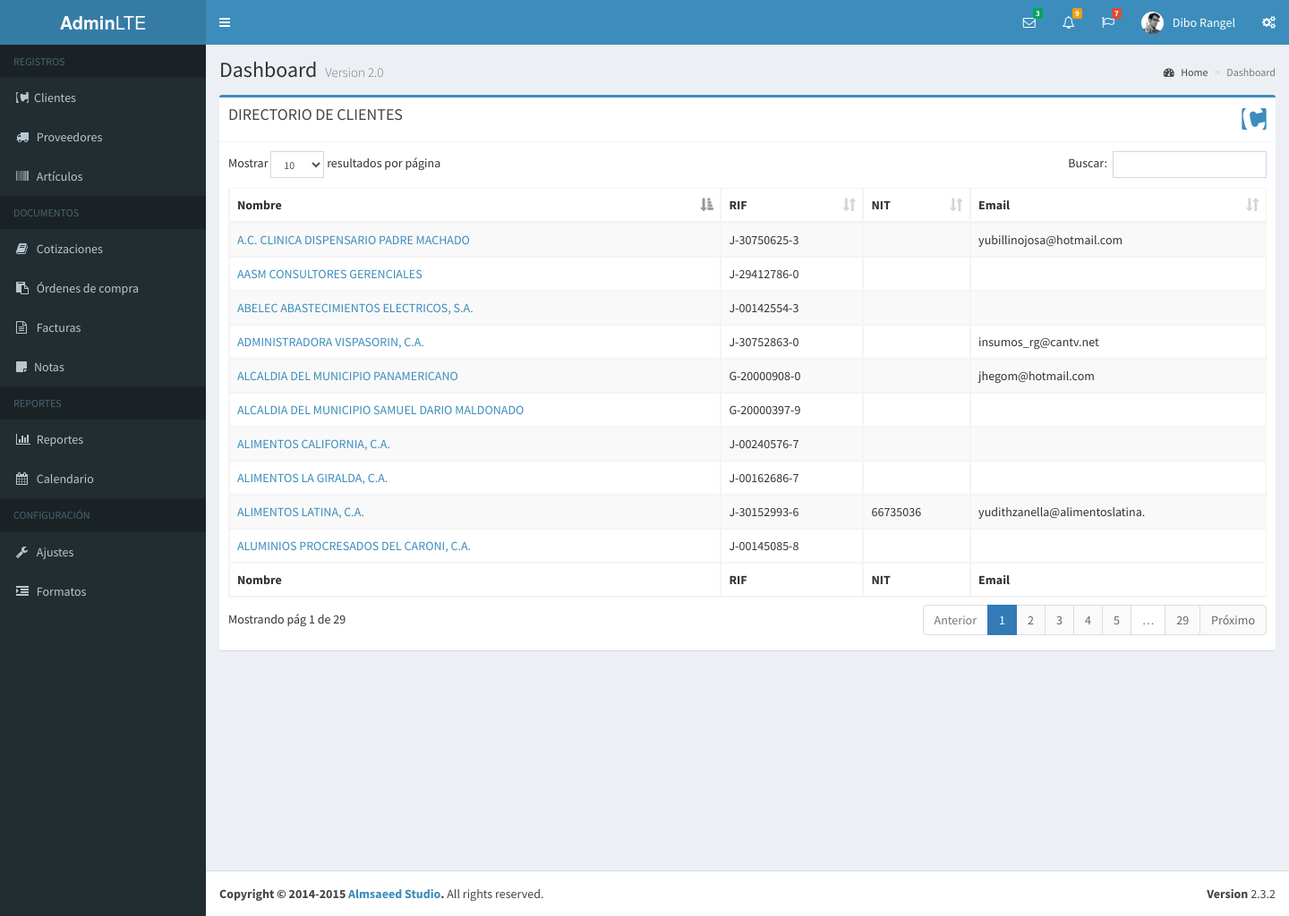
The page /clientes.php (signed in) on the database its author committed.
### tables this page shows
CREATE TABLE IF NOT EXISTS `usuario` (
  `idUsuario` int(11) NOT NULL AUTO_INCREMENT,
  `usuario` varchar(60) NOT NULL,
  `password` varchar(60) NOT NULL,
  `nombre` varchar(80) DEFAULT NULL,
  `empresa` varchar(40) DEFAULT NULL,
  `subtitulo` varchar(120) DEFAULT NULL,
  `rif` varchar(15) DEFAULT NULL,
  `telefonos` varchar(80) DEFAULT NULL,
  `email` varchar(80) DEFAULT NULL,
  `vendedor` varchar(25) DEFAULT NULL,
  `direccion1` varchar(160) DEFAULT NULL,
  `direccion2` varchar(160) DEFAULT NULL,
  PRIMARY KEY (`idUsuario`)
);

CREATE TABLE IF NOT EXISTS `cliente` (
  `idCliente` int(5) NOT NULL AUTO_INCREMENT,
  `Nombre` varchar(51) NOT NULL,
  `Rif` varchar(13) NOT NULL,
  `pcontacto` varchar(50) DEFAULT NULL,
  `Nit` int(11) DEFAULT NULL,
  `direccion1` varchar(100) DEFAULT NULL,
  `direccion2` varchar(100) DEFAULT NULL,
  `Ciudad` varchar(30) DEFAULT NULL,
  `telefono1` varchar(20) DEFAULT NULL,
  `telefono2` varchar(20) DEFAULT NULL,
  `IdZona` int(1) DEFAULT NULL,
  `CodPos` varchar(12) DEFAULT NULL,
  `IdCondicion` int(2) DEFAULT NULL,
  `VigCre` varchar(10) DEFAULT NULL,
  `MonCre` int(1) DEFAULT NULL,
  `IdVendedor` int(1) DEFAULT NULL,
  `PagWeb` varchar(30) DEFAULT NULL,
  `Email` varchar(30) DEFAULT NULL,
  `IdCodContab` int(1) DEFAULT NULL,
  `NroPrecio` int(1) DEFAULT NULL,
  `AccionSql` varchar(4) DEFAULT NULL,
  PRIMARY KEY (`idCliente`)
);

### bd/data-usuario.php (called while the page is built, shortened)
<?php
	function obtenerUsuarioPorId( $idu, $dbh ){
		$sql = "select * from usuario where idUsuario = $idu";
		$data_user = mysql_fetch_array( mysql_query ( $sql, $dbh ) );
		return $data_user;
	}
?>

### bd/data-cliente.php (called while the page is built, shortened)
<?php
	function obtenerListaClientes( $link ){
		$lista_c = array();
		$q = "Select * from cliente order by Nombre asc";
		$data = mysql_query( $q, $link );
		while( $c = mysql_fetch_array( $data ) ){
			$lista_c[] = $c;
		}
		return $lista_c;
	}
?>

### subforms/tablas/tabla_clientes.php (the view)
<?php
	$clientes = obtenerListaClientes( $dbh );
?>
<table id="example2" class="table table-bordered table-striped">
    <thead>
      <tr>
        <th>Nombre</th>
        <th>RIF</th>
        <th>NIT</th>
        <th>Email</th>
      </tr>
    </thead>
    <tbody>
        <?php foreach( $clientes as $c ){?>
        <tr>
            <td><a href="ficha_cliente.php?c=<?php echo $c["idCliente2"]; ?>"><?php echo $c["Nombre"];?></a></td>
            <td><?php echo $c["Rif"]; ?></td>
            <td><?php echo $c["Nit"];?></td>
            <td><?php echo $c["Email"];?></td>
        </tr>
        <?php } ?>
    </tbody>
    <tfoot>
        <tr>
            <th>Nombre</th>
            <th>RIF</th>
            <th>NIT</th>
            <th>Email</th>
        </tr>
    </tfoot>
</table>

### subforms/nav/perfil.php (shortened to what this page needs)
<?php
  $usuario = obtenerUsuarioPorId( $_SESSION["user"]["idUsuario"], $dbh );
?>
<li class="dropdown user user-menu">
<a href="#" class="dropdown-toggle" data-toggle="dropdown">
  <img src="dist/img/user2-160x160.jpg" class="user-image" alt="User Image">
  <span class="hidden-xs"><?php echo $usuario["nombre"]; ?></span>
</a>
</li>

### rows shown on the page
usuario: nombre "Dibo Rangel"
cliente: Nombre "A.C. CLINICA DISPENSARIO PADRE MACHADO", Rif "J-30750625-3", Email "yubillinojosa@hotmail.com"
cliente: Nombre "AASM CONSULTORES GERENCIALES", Rif "J-29412786-0"
cliente: Nombre "ABELEC ABASTECIMIENTOS ELECTRICOS, S.A.", Rif "J-00142554-3"
cliente: Nombre "ADMINISTRADORA VISPASORIN, C.A.", Rif "J-30752863-0", Email "insumos_rg@cantv.net"
cliente: Nombre "ALCALDIA DEL MUNICIPIO PANAMERICANO", Rif "G-20000908-0", Email "jhegom@hotmail.com"
cliente: Nombre "ALCALDIA DEL MUNICIPIO SAMUEL DARIO MALDONADO", Rif "G-20000397-9"
cliente: Nombre "ALIMENTOS CALIFORNIA, C.A.", Rif "J-00240576-7"
cliente: Nombre "ALIMENTOS LA GIRALDA, C.A.", Rif "J-00162686-7"
cliente: Nombre "ALIMENTOS LATINA, C.A.", Rif "J-30152993-6", Nit "66735036", Email "yudithzanella@alimentoslatina."
cliente: Nombre "ALUMINIOS PROCRESADOS DEL CARONI, C.A.", Rif "J-00145085-8"
